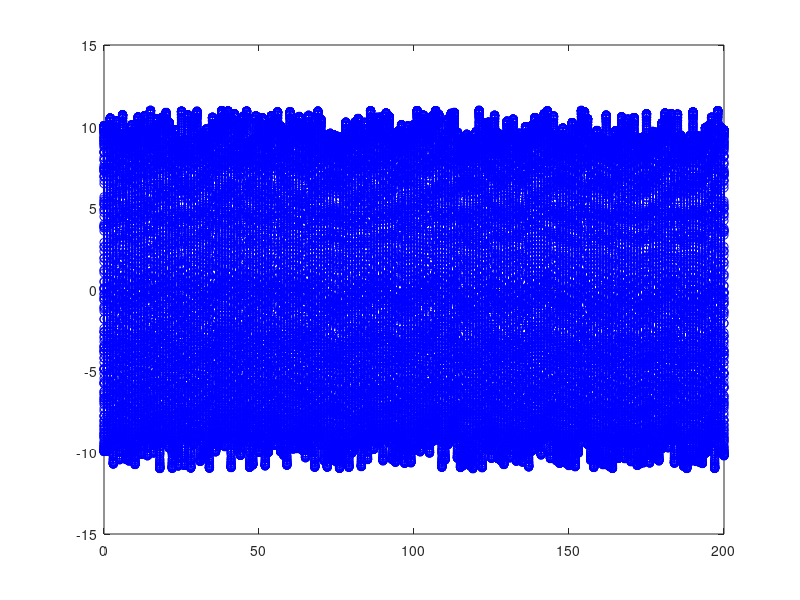

This chart was generated by the following MATLAB code:
%?(?) = 10 cos(0.0026??2)+ ?(?)
clc;
clear all;
close all; 

n=0:200
w = -1 + (1+1)*rand(201,1)
x=10*cos(0.0026*pi*n.^2)+w;
stem(n,x,'b')